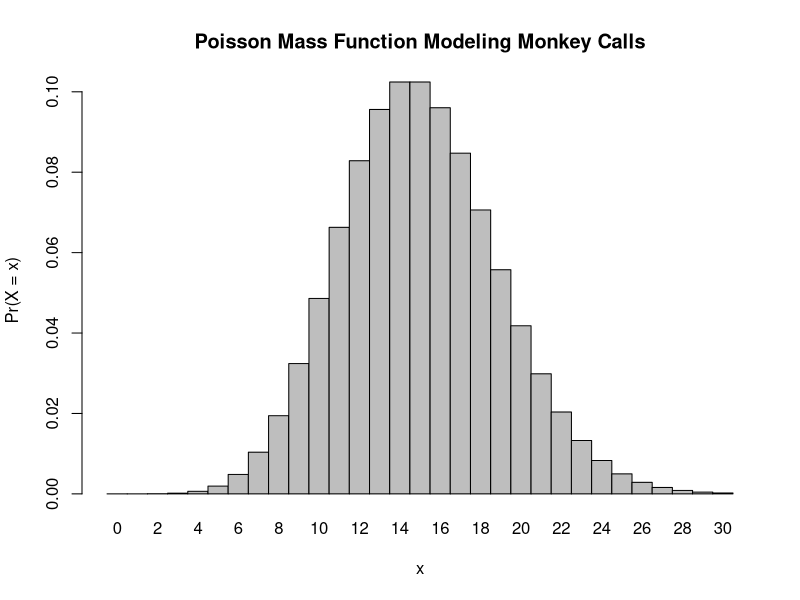
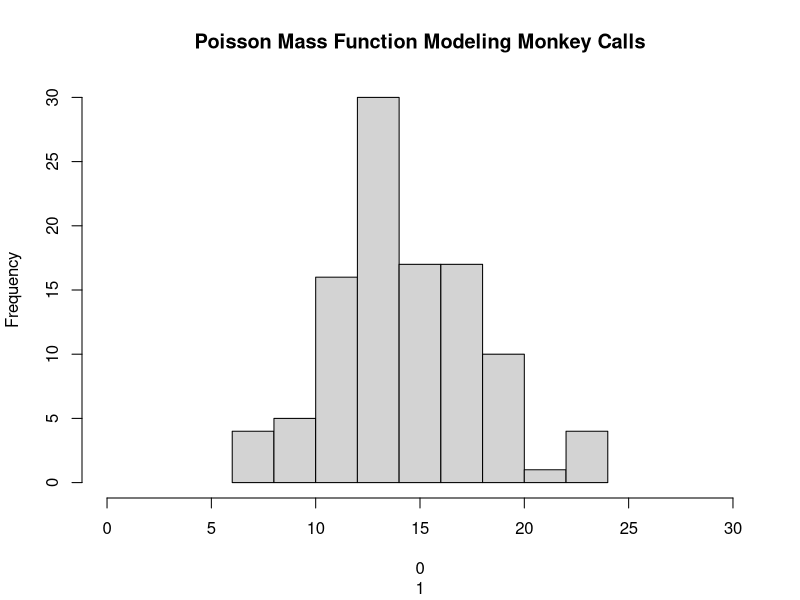

Write R code to recreate these figures, in order.
## ---- chunk 1
knitr::opts_chunk$set(echo = TRUE)
## ---- chunk 2

ppois(8, lambda=15, lower=FALSE) 

## ---- chunk 3

dpois(0, lambda=15)

## ---- chunk 4

dpois(3, lambda=15)

## ---- chunk 5

z <- dpois(0:30, lambda=15)

x <- c(0:30)

barplot(z, names.arg = x, space = 0, xlab = "x", ylab = "Pr(X = x)", main = "Poisson Mass Function Modeling Monkey Calls")

## ---- chunk 6

x <- rpois(104, lambda=15)

x

## ---- chunk 7

hist(x, xlim=range(c(0:30)), xlab=c(0:30), main="Poisson Mass Function Modeling Monkey Calls")

